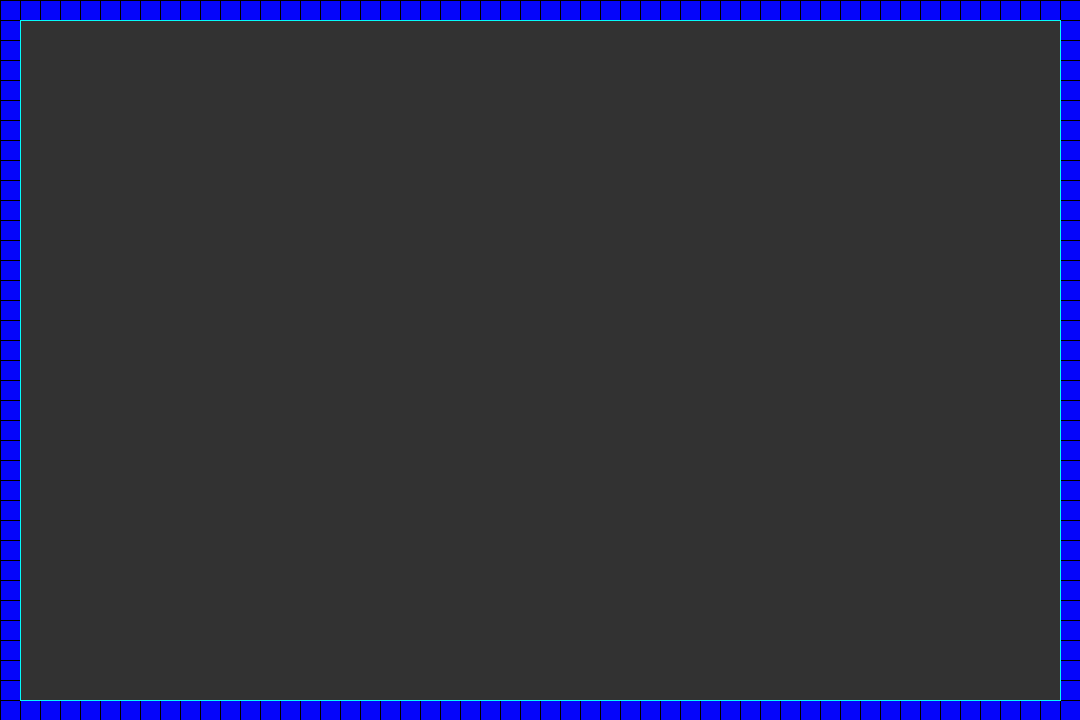
Frame 1 (no input)
Frame 60 (the mouse pressed at the canvas centre just before this capture): identical to frame 1, image omitted
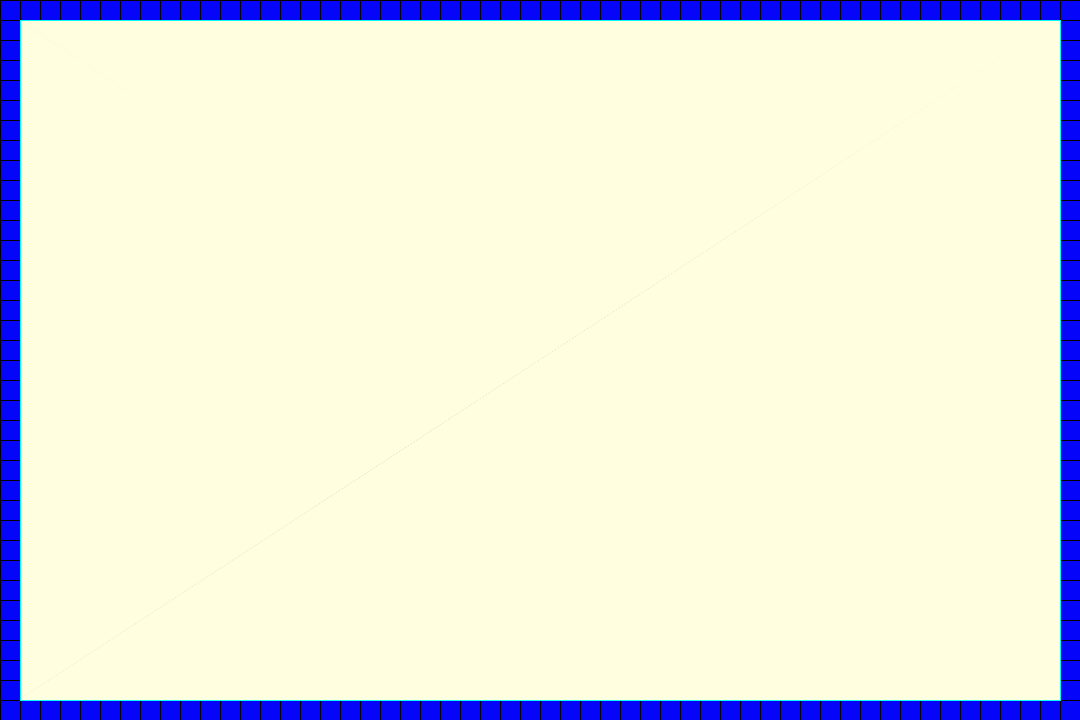
Frame 120 (the mouse held since frame 60 and released just before this capture)

The Processing sketch that drew these frames (run headless with seeded random() and noise(); from frame 60 on, the mouse is pressed at the canvas centre):

// Processing sketch: RayCasting_2D
// ── RayCasting_2D.pde
import java.util.Collections;
import java.util.Comparator;

public static final int CELL_SIZE = 20;
public static final int GRID_WIDTH = 54;
public static final int GRID_HEIGHT = 36;

public static final int TOP_EDGE_ID = 0;
public static final int LEFT_EDGE_ID = 1;
public static final int BOTTOM_EDGE_ID = 2;
public static final int RIGHT_EDGE_ID = 3;

public static final double ANGLE_OFFSET = 0.001;

public static Cell[][] grid = new Cell[GRID_WIDTH][GRID_HEIGHT];
public static ArrayList<Edge> edges = new ArrayList<Edge>();

public static PVector lightSource = new PVector(0, 0);
public static ArrayList<PVector> lightPoints = new ArrayList<PVector>(); // x = x-location, y = y-location, z = angle;

color cell_color = color(5, 5, 250);
color edge_color = color(5, 250, 250);
color light_color = color(255, 255, 224);

boolean drawEdges = true;
boolean drawLight = false;

void settings() {
  createGrid();
  createEdges();
  size(CELL_SIZE * GRID_WIDTH, CELL_SIZE * GRID_HEIGHT);
}

void setup() {
  frameRate(60);
}

void draw() {
  //System.out.println(frameRate);
  
  if ((mouseX > CELL_SIZE) && (mouseX <= GRID_WIDTH * CELL_SIZE) && (mouseY > CELL_SIZE) && (mouseY <= GRID_HEIGHT * CELL_SIZE)) {
    drawLight = true;
    lightSource.x = mouseX;
    lightSource.y = mouseY;
    createLightPoints(100);
  } else {
    drawLight = false;
  }

  background(50);
  if (drawLight) {
    noStroke();
    stroke(light_color);
    fill(light_color);
    for (int i = 0; i < lightPoints.size() - 1; i++) {
      PVector v1 = lightPoints.get(i);
      PVector v2 = lightPoints.get(i + 1);
      triangle(lightSource.x, lightSource.y, v1.x, v1.y, v2.x, v2.y);
    }
    PVector v1 = lightPoints.get(0);
    PVector v2 = lightPoints.get(lightPoints.size() - 1);
    triangle(lightSource.x, lightSource.y, v1.x, v1.y, v2.x, v2.y);
  }
  stroke(0);
  for (int x = 0; x < GRID_WIDTH; x++) {
    for (int y = 0; y < GRID_HEIGHT; y++) {
      grid[x][y].drawCell();
    }
  }
  if (drawEdges) {
    for (Edge edge : edges) {
      edge.drawEdge();
    }
  }
}

void keyTyped() {
  if (key == 'e' || key == 'E') {
    drawEdges = !drawEdges;
  }
}

void mouseClicked() {
  if (mouseButton == LEFT) {
    int x = mouseX / CELL_SIZE;
    int y = mouseY / CELL_SIZE;
    if (x != 0 && x != GRID_WIDTH - 1 && y != 0 && y != GRID_HEIGHT - 1) {
      grid[x][y].setActive(true);
      createEdges();
    }
  } else if (mouseButton == RIGHT) {
    int x = mouseX / CELL_SIZE;
    int y = mouseY / CELL_SIZE;
    if (x != 0 && x != GRID_WIDTH - 1 && y != 0 && y != GRID_HEIGHT - 1) {
      grid[x][y].setActive(false);
      createEdges();
    }
  }
}

void createGrid() {
  for (int x = 0; x < GRID_WIDTH; x++) {
    for (int y = 0; y < GRID_HEIGHT; y++) {
      boolean active = false;
      if (x == 0) {
        active = true;
      }
      if (x == GRID_WIDTH - 1) {
        active = true;
      }
      if (y == 0) {
        active = true;
      }
      if (y == GRID_HEIGHT - 1) {
        active = true;
      }
      grid[x][y] = new Cell(x, y, active, cell_color);
    }
  }
}

void createEdges() {
  // Clear everything edge related
  edges.clear();
  for (int y = 0; y < GRID_HEIGHT; y++) {
    for (int x = 0; x < GRID_WIDTH; x++) {
      grid[x][y].edgeIndices = new int[]{-1, -1, -1, -1};
    }
  }

  /*
  // Adding outer grid edges
   Edge topEdge = new Edge(0, 0, GRID_WIDTH, true, edge_color);
   edges.add(topEdge);
   int topEdgeID = edges.indexOf(topEdge);
   for (int x = 0; x < GRID_WIDTH; x++) {
   grid[x][0].edgeIndices[TOP_EDGE_ID] = topEdgeID;
   }
   
   Edge leftEdge = new Edge(0, 0, GRID_HEIGHT, false, edge_color);
   edges.add(leftEdge);
   int leftEdgeID = edges.indexOf(leftEdge);
   for (int y = 0; y < GRID_HEIGHT; y++) {
   grid[0][y].edgeIndices[LEFT_EDGE_ID] = leftEdgeID;
   }
   
   Edge bottomEdge = new Edge(0, GRID_HEIGHT + 1, GRID_WIDTH, true, edge_color);
   edges.add(bottomEdge);
   int bottomEdgeID = edges.indexOf(bottomEdge);
   for (int x = 0; x < GRID_WIDTH; x++) {
   grid[x][GRID_HEIGHT - 1].edgeIndices[BOTTOM_EDGE_ID] = bottomEdgeID;
   }
   
   Edge rightEdge = new Edge(GRID_WIDTH + 1, 0, GRID_HEIGHT, false, edge_color);
   edges.add(rightEdge);
   int rightEdgeID = edges.indexOf(rightEdge);
   for (int y = 0; y < GRID_HEIGHT; y++) {
   grid[GRID_WIDTH - 1][y].edgeIndices[RIGHT_EDGE_ID] = rightEdgeID;
   }
   */


  // Adding inner edges
  for (int y = 0; y < GRID_HEIGHT; y++) {
    for (int x = 0; x < GRID_WIDTH; x++) {

      if (grid[x][y].active) {
        if (y > 0) {
          if (!grid[x][y - 1].active) {
            if (grid[x - 1][y].edgeIndices[TOP_EDGE_ID] != -1) {
              int index = grid[x - 1][y].edgeIndices[TOP_EDGE_ID];
              edges.get(index).addExtentionFactor();
              grid[x][y].edgeIndices[TOP_EDGE_ID] = index;
              grid[x][y - 1].edgeIndices[BOTTOM_EDGE_ID] = index;
            } else {
              Edge edge = new Edge(x, y, 1, true, edge_color);
              edges.add(edge);
              grid[x][y].edgeIndices[TOP_EDGE_ID] = edges.indexOf(edge);
              grid[x][y - 1].edgeIndices[BOTTOM_EDGE_ID] = edges.indexOf(edge);
            }
          }
        }

        if (x > 0) {
          if (!grid[x - 1][y].active) {
            if (grid[x][y - 1].edgeIndices[LEFT_EDGE_ID] != -1) {
              int index = grid[x][y - 1].edgeIndices[LEFT_EDGE_ID];
              edges.get(index).addExtentionFactor();
              grid[x][y].edgeIndices[LEFT_EDGE_ID] = index;
              grid[x - 1][y].edgeIndices[RIGHT_EDGE_ID] = index;
            } else {
              Edge edge = new Edge(x, y, 1, false, edge_color);
              edges.add(edge);
              grid[x][y].edgeIndices[LEFT_EDGE_ID] = edges.indexOf(edge);
              grid[x - 1][y].edgeIndices[RIGHT_EDGE_ID] = edges.indexOf(edge);
            }
          }
        }

        if (y < GRID_HEIGHT - 1) {
          if (!grid[x][y + 1].active) {
            if (grid[x - 1][y].edgeIndices[BOTTOM_EDGE_ID] != -1) {
              int index = grid[x - 1][y].edgeIndices[BOTTOM_EDGE_ID];
              edges.get(index).addExtentionFactor();
              grid[x][y].edgeIndices[BOTTOM_EDGE_ID] = index;
              grid[x][y + 1].edgeIndices[TOP_EDGE_ID] = index;
            } else {
              Edge edge = new Edge(x, y + 1, 1, true, edge_color);
              edges.add(edge);
              grid[x][y].edgeIndices[BOTTOM_EDGE_ID] = edges.indexOf(edge);
              grid[x][y + 1].edgeIndices[TOP_EDGE_ID] = edges.indexOf(edge);
            }
          }
        }

        if (x < GRID_WIDTH - 1) {
          if (!grid[x + 1][y].active) {
            if (grid[x][y - 1].edgeIndices[RIGHT_EDGE_ID] != -1) {
              int index = grid[x][y - 1].edgeIndices[RIGHT_EDGE_ID];
              edges.get(index).addExtentionFactor();
              grid[x][y].edgeIndices[RIGHT_EDGE_ID] = index;
              grid[x + 1][y].edgeIndices[LEFT_EDGE_ID] = index;
            } else {
              Edge edge = new Edge(x + 1, y, 1, false, edge_color);
              edges.add(edge);
              grid[x][y].edgeIndices[RIGHT_EDGE_ID] = edges.indexOf(edge);
              grid[x + 1][y].edgeIndices[LEFT_EDGE_ID] = edges.indexOf(edge);
            }
          }
        }
      }
    }
  }
}

void createLightPoints(double radius) {
  lightPoints.clear();

  for (Edge edge : edges) {
    // One Ray for each endpoint of the edge
    for (int i = 0; i < 2; i++) {
      double rdx, rdy;
      if (i == 0) {
        rdx = edge.x * CELL_SIZE - lightSource.x;
        rdy = edge.y * CELL_SIZE - lightSource.y;
      } else {
        PVector x2y2 = edge.getX2Y2();
        rdx = x2y2.x * CELL_SIZE - lightSource.x;
        rdy = x2y2.y * CELL_SIZE - lightSource.y;
      }
      double base_angle = atan2((float) rdy, (float) rdx);

      double angle = 0;
      // 3 similar Rays for each endpoint of the edge
      for (int j = 0; j < 3; j++) {
        if (j == 0) angle = base_angle - ANGLE_OFFSET;
        if (j == 1) angle = base_angle;
        if (j == 2) angle = base_angle + ANGLE_OFFSET;

        rdx = radius * cos((float) angle);
        rdy = radius * sin((float) angle);

        double min_t1 = Double.POSITIVE_INFINITY;
        double min_px = 0, min_py = 0, min_angle = 0;
        boolean bValid = false;

        // Check if the ray intersects with any edge
        for (Edge e : edges) {
          PVector x2y2 = e.getX2Y2();
          double sdx = x2y2.x * CELL_SIZE - e.x * CELL_SIZE;
          double sdy = x2y2.y * CELL_SIZE - e.y * CELL_SIZE;

          if (abs((float) (sdx - rdx)) > 0.0f && abs((float) (sdy - rdy)) > 0.0f) {
            double t2 = (rdx * (e.y * CELL_SIZE - lightSource.y) + (rdy * (lightSource.x - e.x * CELL_SIZE))) / (sdx * rdy - sdy * rdx);
            double t1 = (e.x * CELL_SIZE + sdx * t2 - lightSource.x) / rdx;

            if (t1 > 0 && t2 >= 0 && t2 <= 1d) {
              if (t1 < min_t1) {
                min_t1 = t1;
                min_px = lightSource.x + rdx * t1;
                min_py = lightSource.y + rdy * t1;
                min_angle = atan2((float) (min_py - lightSource.y), (float) (min_px - lightSource.x));
                bValid = true;
              }
            }
          }
        }
        if (bValid)
          lightPoints.add(new PVector((float) min_px, (float) min_py, (float) min_angle));
      }
    }
  }
  Collections.sort(lightPoints, new Comparator<PVector>() {
    @Override
      public int compare(PVector a, PVector b) {
      return Float.compare(a.z, b.z);
    }
  }
  );
}

class Cell {
  int x, y;
  boolean active;
  color c;
  int[] edgeIndices = {-1, -1, -1, -1};

  Cell(int x, int y, boolean active, color c) {
    this.x = x;
    this.y = y;
    this.active = active;
    this.c = c;
  }

  void setActive(boolean active) {
    this.active = active;
  }

  void drawCell() {
    if (active) {
      fill(c);
      rect(x * CELL_SIZE, y * CELL_SIZE, CELL_SIZE, CELL_SIZE);
    }
  }
}

class Edge {
  int x, y, extentionFactor;
  boolean direction; // true = horizontal, false = vertical
  color c;

  Edge(int x, int y, int extentionFactor, boolean direction, color c) {
    this.x = x;
    this.y = y;
    this.extentionFactor = extentionFactor;
    this.direction = direction;
    this.c = c;
  }

  void addExtentionFactor() {
    extentionFactor++;
  }

  void drawEdge() {
    stroke(c);
    if (direction == true) {
      line(x * CELL_SIZE, y * CELL_SIZE, (x + extentionFactor) * CELL_SIZE, y * CELL_SIZE);
    } else {
      line(x * CELL_SIZE, y * CELL_SIZE, x * CELL_SIZE, (y + extentionFactor) * CELL_SIZE);
    }
  }

  PVector getX2Y2() {
    int xP, yP;
    if (direction == true) {
      xP = x + extentionFactor;
      yP = y;
    } else {
      xP = x;
      yP = y + extentionFactor;
    }
    return new PVector(xP, yP);
  }
}
